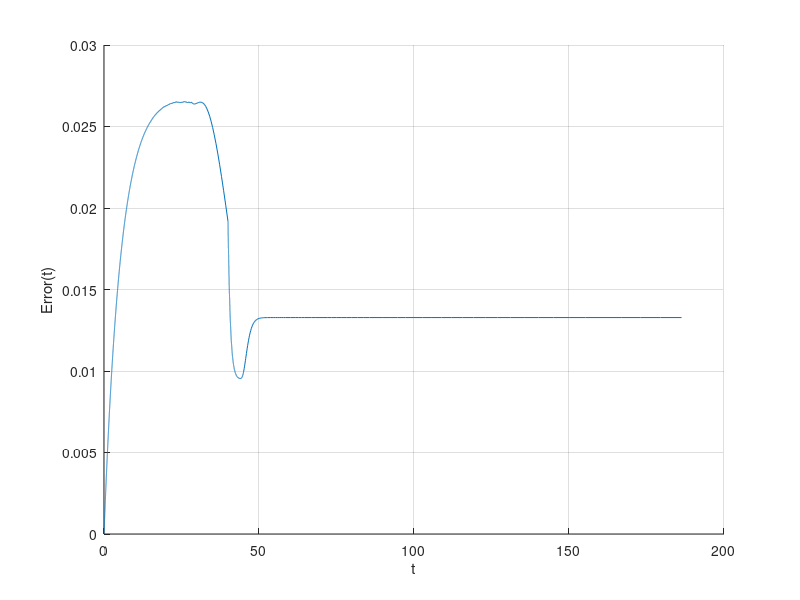

Recreate this plot in MATLAB.
clc; clear all; close all;

%Constants
m = 70;
g = 9.81;
b1 = 12.96;
b2 = 7*b1;
b = b1;         %Initialize b

%Initial data
h0 = 3000;      %Initial height
h = h0;         %Initialize h
hDot0 = 0;      %Initial velocity
hDot = hDot0;   %Initializes hDot
T = 40;         %Parachute opening time

%Adaptive dt settings
dt = 1;         %First time step, will converge on a good timestep if too high
correctionCount = 0;
maxStep = 0.01;
%Initialize last known good values
hPrev = h0;
hDotPrev = hDot0;
hDotDotPrev = 0;
idxPrev = 1;
tPrev = 0;

%Calculate solution constants
H_T = h0 + m^2*g/b1^2 + m/b1*hDot0 - (m^2*g/b1^2 + m/b1*hDot0)*exp(-b1/m*T) - m*g/b1*T;
V_T = (m*g/b1)*exp(-b1/m*T) - m*g/b1;

%Time data
t = 0;          %Initial t = 0
idx = 1;        %Index for storing plot

%Time loop
while h > 0
  %Switch constants at t = T
  if t < T
    b = b1;
    ha(idx) = h0 + m^2*g/b1^2 + m/b1*hDot0 - (m^2*g/b1^2 + m/b1*hDot0)*exp(-b1/m*t) - m*g/b1*t;
  else
    b = b2;
    ha(idx) = H_T + m^2*g/b2^2 + m/b2*V_T - (m^2*g/b2^2 + m/b2*V_T)*exp(-b2/m*(t-T)) - m*g/b2*(t-T);
  end
  
  %Acceleration of man
  hDotDot = (-m*g - b*hDot)/m;
   
  %Save plot data
  tPlot(idx) = t;
  hPlot(idx) = h;
  hDotPlot(idx) = hDot;
  hDotDotPlot(idx) = hDotDot;
  dtPlot(idx) = dt;
  
  %If step is too large, go back 1 timestep, reduce dt.
  if abs(hDotDot)*dt > 1.1*maxStep    
    %Set to last good values
    h = hPrev;
    hDot = hDotPrev;
    idx = idxPrev;
    t = tPrev;
    
    %Reduce dt
    dt = dt*0.5;
    correctionCount = correctionCount + 1;
  else
    %Last known good values
    hPrev = h;
    hDotPrev = hDot;
    hDotDotPrev = hDotDot;
    idxPrev = idx;
    tPrev = t;
    
    %%THIS STEP MIGHT NOT BE ACCURATE, THERFORE GOOD VALUES ARE BEFORE THIS%%
    
    %Update state variables
    h = h + hDot*dt;
    hDot = hDot + hDotDot*dt;
    
    %Update time data
    t = t + dt;
    idx = idx + 1;
    
    %Adjust dt to keep stepsize the same
    if abs(hDotDot)*dt > maxStep
      dt = dt*0.95;
    else
      dt = dt*1.05;
    end
  end
end

%Plot error between numerical and analytical solution
hold on;
grid on;

%Error
plot(tPlot,hPlot-ha);

%Height
%plot(tPlot,hPlot,tPlot,ha);

%dt
%plot(tPlot,dtPlot);

xlabel('t');
ylabel('Error(t)');

correctionCount